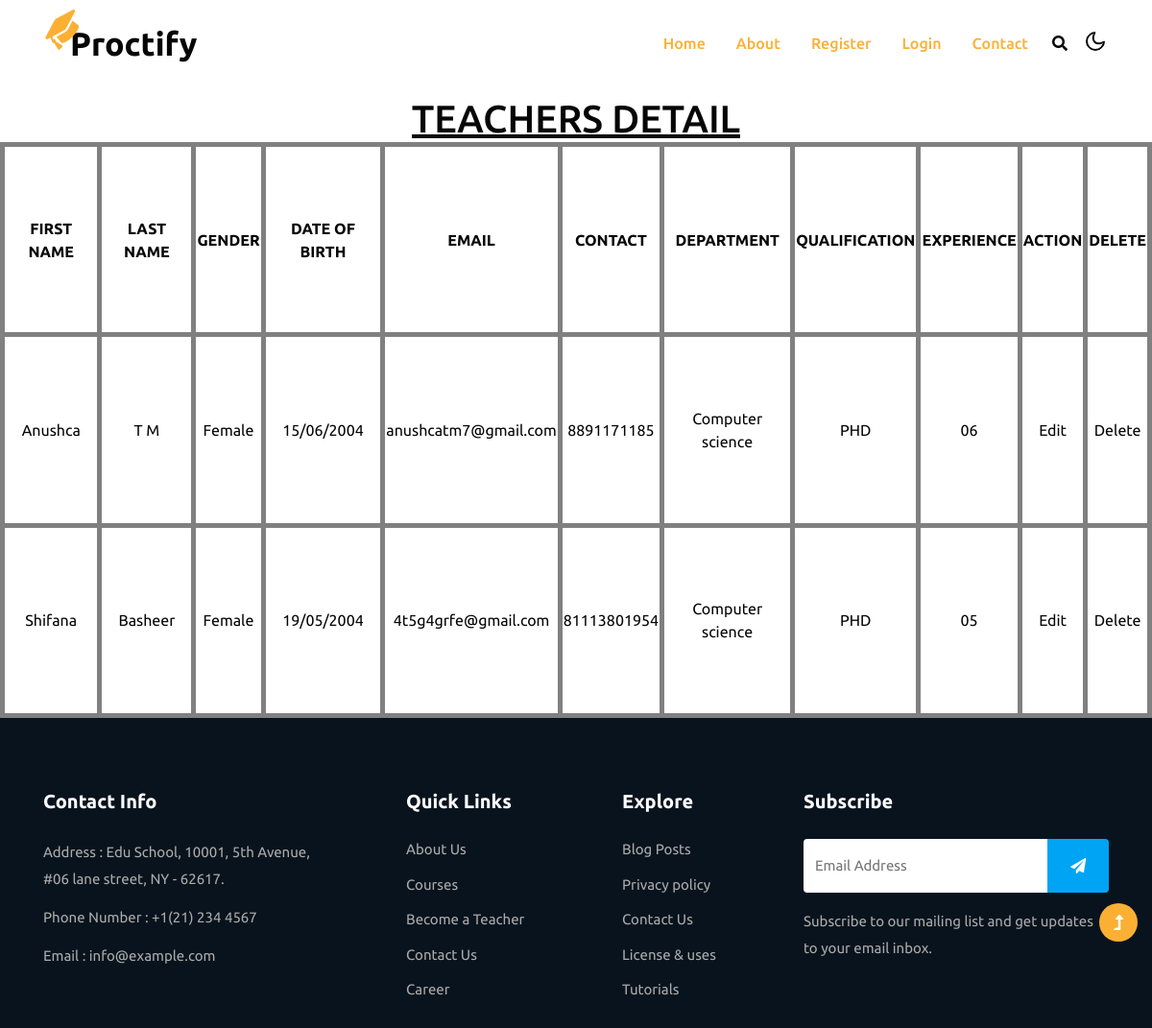
Before: /view with the older database file.
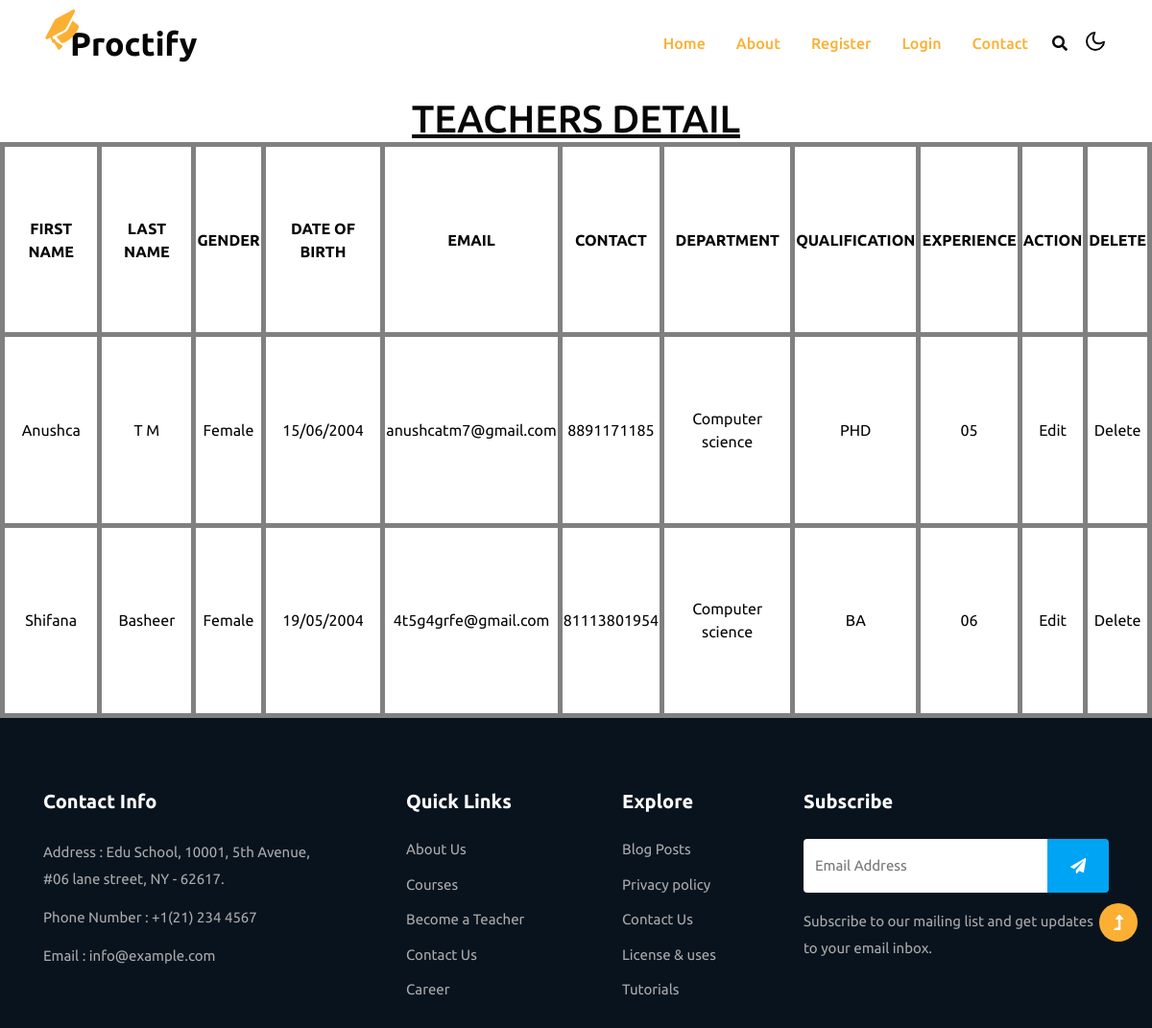
After: the same page with the newer database file.
### proctoring/models.py (models this page shows)
class Register(db.Model, UserMixin):
    id=db.Column(db.Integer, primary_key=True)
    fname = db.Column(db.String(80))
    lname = db.Column(db.String(80))
    gender = db.Column(db.String(80))
    dob = db.Column(db.String(80))
    email = db.Column(db.String(80))
    contact = db.Column(db.String(80))
    password = db.Column(db.String(80))
    admission = db.Column(db.String(80))
    department = db.Column(db.String(80))
    sem = db.Column(db.String(80))
    usertype = db.Column(db.String(80))
    qualification = db.Column(db.String(80))
    experience = db.Column(db.String(80))
    status = db.Column(db.String(80),default='NULL')

### proctoring/routes.py (the view)
@app.route('/view',methods=['GET', 'POST'])
def view():
    a =Register.query.filter_by(usertype="teacher").all()
    return render_template("view.html",a=a)

### proctoring/templates/view.html
{% extends 'layout.html' %}
{% block content %}
<html>
 <head><title>Teacher details</title></head>
 <link rel="stylesheet" href="../static/css/view.css">
 <body>
    <h1 align="center"><u>TEACHERS DETAIL</u></h1>
    <table border="3" align="center" height="600px">
        <tr align="center">
            <th> FIRST NAME</th>
            <th> LAST NAME</th>
            <th> GENDER</th>
            <th> DATE OF BIRTH</th>
            <th> EMAIL</th>
            <th> CONTACT</th>
            <th> DEPARTMENT</th>
            <th> QUALIFICATION</th>
            <th> EXPERIENCE</th>
            <th> ACTION</th>
            <th> DELETE</th>
        </tr>
        {%for i in a%}
        <tr align="center">
            <td>{{i.fname}}</td>
            <td>{{i.lname}}</td>
            <td>{{i.gender}}</td>
            <td>{{i.dob}}</td>
            <td>{{i.email}}</td>
            <td>{{i.contact}}</td>
            <td>{{i.department}}</td>
            <td>{{i.qualification}}</td>
            <td>{{i.experience}}</td>
            <td><a href="/edittregister/{{i.id}}">Edit</a></td>
            <td><a href="/tdelete/{{i.id}}">Delete</a></td>
        </tr>
      {%endfor%}
    </table>
 </body>
</html>
{% endblock %}

### proctoring/templates/layout.html (shortened to what this page needs)
<!doctype html>
<html lang="en">
<head>
    <link rel="stylesheet" href="../static/css/style-starter.css">
</head>
<body>
    <header id="site-header" class="fixed-top">
        <div class="container">
{% if session['ut'] == "admin" %}
<nav class="navbar navbar-expand-lg navbar-light">
    <a class="navbar-brand" href="/"><i class="fas fa-graduation-cap"></i>Proctify
    </a>
    <button class="navbar-toggler collapsed" type="button" data-bs-toggle="collapse"
        data-bs-target="#navbarScroll" aria-controls="navbarScroll" aria-expanded="false"
        aria-label="Toggle navigation">
        <span class="navbar-toggler-icon fa icon-expand fa-bars"></span>
        <span class="navbar-toggler-icon fa icon-close fa-times"></span>
    </button>
    <div class="collapse navbar-collapse" id="navbarScroll">
        <ul class="navbar-nav ms-auto my-2 my-lg-0 navbar-nav-scroll">
            <li class="nav-item">
                <a class="nav-link active" aria-current="page" href="/">Home</a>
            </li>
            <li class="nav-item">
                <a class="nav-link active" href="tregister">Add Teacher</a>
            </li>
            <li class="nav-item">
                <a class="nav-link active" href="view">View Teacher</a>
            </li>
            <li class="nav-item">
                <a class="nav-link active" href="">Report</a>
            </li>
            <li class="nav-item">
                <a class="nav-link active" href="/logout">Logout</a>
            </li>
            <!-- <li class="nav-item">
                <a class="nav-link active" href="contact">Contact</a>
            </li> -->
        </ul>
        <div class="header-search position-relative">
            <div class="search-right mx-lg-2">
                <a href="#search" class="btn search-btn p-0" title="search">
                    <i class="fas fa-search"></i></a>
                <div id="search" class="pop-overlay">
                    <div class="popup">
                        <form action="#search" method="GET" class="search-box">
                            <input type="search" placeholder="Enter Keyword..." name="search"
                                required="required" autofocus="">
                            <button type="submit" class="btn"><span class="fas fa-search"
                                    aria-hidden="true"></span></button>
                        </form>
                    </div>
                    <a class="close" href="#close">×</a>
                </div>
            </div>
        </div>
    </div>
    <div class="cont-ser-position">
        <nav class="navigation">
            <div class="theme-switch-wrapper">
                <label class="theme-switch" for="checkbox">
                    <input type="checkbox" id="checkbox">
                    <div class="mode-container">
                        <i class="gg-sun"></i>
                        <i class="gg-moon"></i>
                    </div>
                </label>
            </div>
        </nav>
    </div>
</nav>
{% else %}
            <nav class="navbar navbar-expand-lg navbar-light">
                <a class="navbar-brand" href="/"><i class="fas fa-graduation-cap"></i>Proctify
                </a>
                <div class="collapse navbar-collapse" id="navbarScroll">
                    <ul class="navbar-nav ms-auto my-2 my-lg-0 navbar-nav-scroll">
                        <li class="nav-item">
                            <a class="nav-link active" aria-current="page" href="/">Home</a>
                        </li>
                        <li class="nav-item">
                            <a class="nav-link active" href="about">About</a>
                        </li>
                        <li class="nav-item">
                            <a class="nav-link active" href="register">Register</a>
                        </li>
                        <li class="nav-item">
                            <a class="nav-link active" href="login">Login</a>
                        </li>
                        <li class="nav-item">
                            <a class="nav-link active" href="contact">Contact</a>
                        </li>
                    </ul>
                    <div class="header-search position-relative">
                        <div class="search-right mx-lg-2">
                            <a href="#search" class="btn search-btn p-0" title="search">
                                <i class="fas fa-search"></i></a>
                        </div>
                    </div>
                </div>
                <div class="cont-ser-position">
                    <nav class="navigation">
                        <div class="theme-switch-wrapper">
                            <label class="theme-switch" for="checkbox">
                                <div class="mode-container">
                                    <i class="gg-moon"></i>
                                </div>
                            </label>
                        </div>
                    </nav>
                </div>
            </nav>
            {% endif %}
        </div>
    </header>
    {% block content %}
    {% endblock %}
     <footer class="w3l-footer-29-main">
        <div class="footer-29 pt-5 pb-4">
            <div class="container pt-md-4">
                <div class="row footer-top-29">
                    <div class="col-lg-4 col-md-6 footer-list-29">
                        <h6 class="footer-title-29">Contact Info </h6>
                        <p class="mb-2 pe-xl-5">Address : Edu School, 10001, 5th Avenue, #06 lane street, NY - 62617.
                        </p>
                        <p class="mb-2">Phone Number : <a href="tel:+1(21) 234 4567">+1(21) 234 4567</a></p>
                        <p class="mb-2">Email : <a href="mailto:info@example.com">info@example.com</a></p>
                    </div>
                    <div class="col-lg-2 col-md-3 col-6 footer-list-29 mt-md-0 mt-4">
                        <ul>
                            <h6 class="footer-title-29">Quick Links</h6>
                            <li><a href="about.html">About Us</a></li>
                            <li><a href="courses.html">Courses</a></li>
                            <li><a href="#become-teacher">Become a Teacher</a></li>
                            <li><a href="contact">Contact Us</a></li>
                            <li><a href="#career">Career</a></li>
                        </ul>
                    </div>
                    <div class="col-lg-2 col-md-3 col-6 ps-lg-5 ps-lg-4 footer-list-29 mt-md-0 mt-4">
                        <ul>
                            <h6 class="footer-title-29">Explore</h6>
                            <li><a href="#blog">Blog Posts</a></li>
                            <li><a href="#privacy">Privacy policy</a></li>
                            <li><a href="contact.html">Contact Us</a></li>
                            <li><a href="#license">License & uses</a></li>
                            <li><a href="#tutorials">Tutorials</a></li>
                        </ul>
                    </div>
                    <div class="col-lg-4 col-md-6 col-sm-8 footer-list-29 mt-lg-0 mt-4 ps-lg-5">
                        <h6 class="footer-title-29">Subscribe</h6>
                        <form action="#" class="subscribe d-flex" method="post">
                            <input type="email" name="email" placeholder="Email Address" required="">
                            <button class="button-style"><span class="fa fa-paper-plane"
                                    aria-hidden="true"></span></button>
                        </form>
                        <p class="mt-3">Subscribe to our mailing list and get updates to your email inbox.</p>
                    </div>
                </div>
            </div>
        </div>
        </footer>
<button onclick="topFunction()" id="movetop" title="Go to top">
    <span class="fas fa-level-up-alt" aria-hidden="true"></span>
</button>
</body>
</html>

### proctoring/static/css/view.css (style rules this page uses)
body { background:url(../images/view3.png); margin-top: 100px; }

Changed rows visible on the page:
changed Register "Anushca": experience "06" → "05"
changed Register "Shifana": qualification "PHD" → "BA"; experience "05" → "06"
